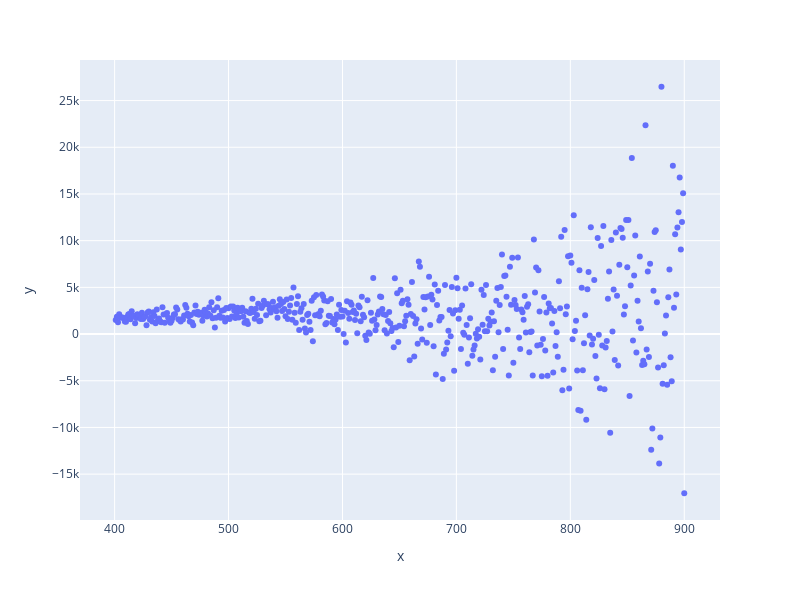

The cell this chart's notebook holds for it:
### Code cell
fig0 = px.scatter(x = x, y =y, width=800, height=600)
fig0.show()

### Figure 1 — Plotly figure (JSON) as saved in the notebook; plotly's stock layout.template omitted (floating-point values rounded to 4 significant figures; data arrays with more than 128 entries replaced by an {"elided": "..."} marker saying what was removed)
{"data": [{"hovertemplate": "x=%{x}<br>y=%{y}<extra></extra>", "legendgroup": "", "marker": {"color": "#636efa", "symbol": "circle"}, "mode": "markers", "name": "", "orientation": "v", "showlegend": false, "type": "scatter", "x": {"elided": "500 int values"}, "xaxis": "x", "y": {"elided": "500 float values"}, "yaxis": "y"}], "layout": {"height": 600, "legend": {"tracegroupgap": 0}, "margin": {"t": 60}, "width": 800, "xaxis": {"anchor": "y", "autorange": true, "domain": [0, 1], "range": [369.6, 931.4], "title": {"text": "x"}, "type": "linear"}, "yaxis": {"anchor": "x", "autorange": true, "domain": [0, 1], "range": [-19910.0, 29350.0], "title": {"text": "y"}, "type": "linear"}}}
